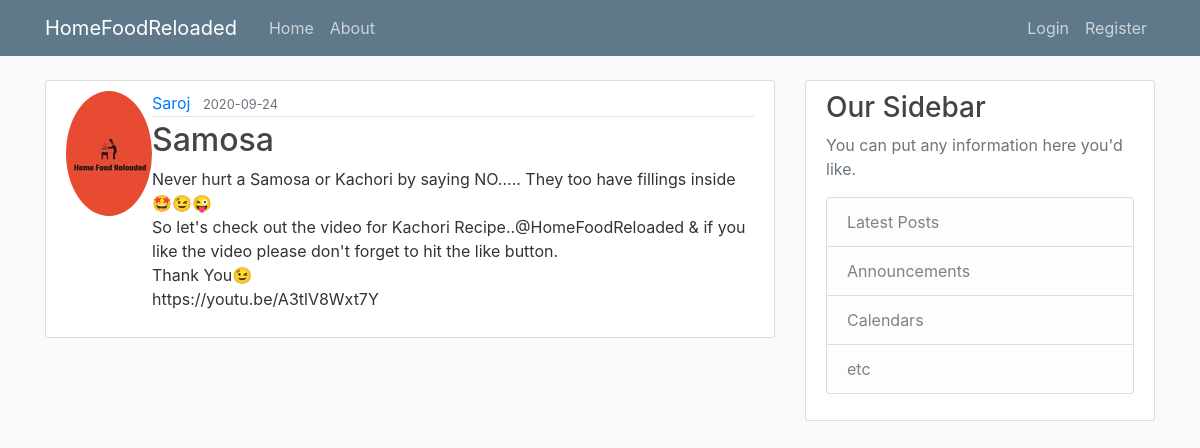
Screenshot of /post/3 with the database file from the repository.
### flaskblog/models.py (models this page shows, shortened)
class User(db.Model, UserMixin ):
    id= db.Column(db.Integer,primary_key=True)
    username= db.Column(db.String(20), unique=True, nullable=False)
    email= db.Column(db.String(120),unique=True,nullable=False)
    image_file= db.Column(db.String(20),nullable=False,default='default.jpg')
    password= db.Column(db.String(100),nullable=False)
    posts= db.relationship('Post',backref='author',lazy=True)

class Post(db.Model):
    id = db.Column(db.Integer, primary_key=True)
    title = db.Column(db.String(100),nullable=False)
    content = db.Column(db.Text(),nullable=False)
    created = db.Column(db.DateTime, nullable = False, default=datetime.utcnow)
    user_id = db.Column(db.Integer,db.ForeignKey('user.id'), nullable=False)

### flaskblog/posts/routes.py (the view)
@posts.route("/post/<int:id>",methods=["GET","POST"])
def post(id):
    post = Post.query.get_or_404(id)
    return render_template('post.html', post=post)

### flaskblog/templates/post.html (shortened to what this page needs)
{% extends "layout.html" %}
{% block content %}
    <article class ="media content-section">
        <img class="rounded-circle article-image" src="{{url_for('static',filename='profile_pics/'+ post.author.image_file) }}">
        <div class="media-body">
            <div class="article-metadata">
                <a class="mr-2" href="#">{{ post.author.username }}</a>
                <small class="text-muted">{{ post.created.strftime('%Y-%m-%d') }}</small>
            </div>
            <h2 class="article-title">{{ post.title }}</h2>
            <p class="article-content">{{ post.content }}</p>
        </div>
    </article>
{% endblock %}

### flaskblog/static/main.css (style rules this page uses)
body { background: #fafafa; color: #333333; margin-top: 5rem; }
h1, h2, h3, h4, h5, h6 { color: #444444; }
.content-section { background: #ffffff; padding: 10px 20px; border: 1px solid #dddddd; border-radius: 3px; margin-bottom: 20px; }
.article-title { color: #444444; }
.article-content { white-space: pre-line; }
.article-metadata { padding-bottom: 1px; margin-bottom: 4px; border-bottom: 1px solid #e3e3e3 }

### rows the page displays
User: image_file (picture), author.username "Saroj"
Post: created "2020-09-24", title "Samosa", content "Never hurt a Samosa or Kachori by saying NO..... They too have fillings inside🤩😉😜 So let's check out the video for Kachori Recipe..@HomeFoodReloaded & if you like the video please don't forget to hit the like button. Thank You😉 https://youtu.be/A3tlV8Wxt7Y"
